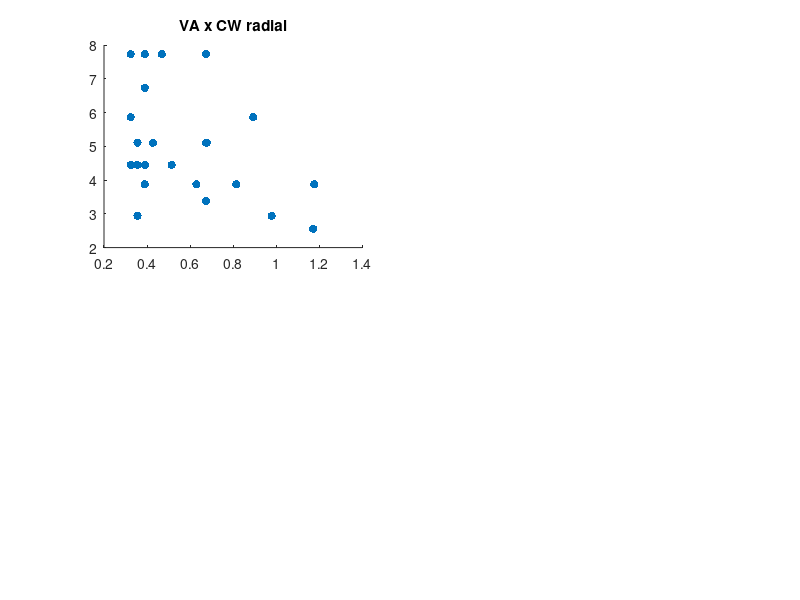

Here is the MATLAB script that generated this plot: (Note: this script raises an error after producing the figure.)
%FLAP VSS Analysis
%VA		Acc
%		RT
%Crowding	radial	Acc
%		RT
%	tangential	Acc
%		RT
%Attention	short	Acc
%		RT
%	long	Acc
%		RT

% Overall scores
% VA
% cw_rad
% cw_tan
% attshortCueRT
% attshortUncueRT
% attshortCueperc
% attshortUncuePerc
% attlongCueRT
% attlongUncueRT
% attlongCueperc
% attlongUncuePerc
close all
clear all

load FLAP_updated_2022.mat
% theNames=['CC'
% 'CL'
% 'DB'
% 'JC'
% 'KP'
% 'AC'
% 'AK'
% 'AM'
% 'HM'
% 'JH'
% 'MG'
% 'GS'
% 'HF'
% 'JK'
% 'JO'
% 'JV'
% 'VH'
% 'AD'
% 'EC'
% 'KG'
% 'KMV'
% 'PS'
% 'RAC'];

VA_ovr=general_thresh(1,:);

CW_rad_ovr=general_thresh(2,:);
CW_tan_ovr=general_thresh(3,:);
short_cueRT=general_thresh(4,:)-general_thresh(5,:);
short_cueAC=general_thresh(6,:)-general_thresh(7,:);
long_cueRT=general_thresh(8,:)-general_thresh(9,:);
long_cueAC=general_thresh(10,:)-general_thresh(11,:);


VA_acc=overall_score_uab(1:10:end,:);
VA_RT=overall_score_uab(2:10:end,:);
CW_rad_acc=overall_score_uab(3:10:end,:);
CW_rad_RT=overall_score_uab(4:10:end,:);
CW_tan_acc=overall_score_uab(5:10:end,:);
CW_tan_RT=overall_score_uab(6:10:end,:);
Att_short_acc=overall_score_uab(7:10:end,:);
Att_short_RT=overall_score_uab(8:10:end,:);
Att_long_acc=overall_score_uab(9:10:end,:);
Att_long_RT=overall_score_uab(10:10:end,:);

totVA_acc=VA_acc(:);
totCW_rad_acc=CW_rad_acc(:);
totCW_tan_acc=CW_tan_acc(:);


% [r,p]=corrcoef(totVA_acc,totCW_rad_acc)
% [r,p]=corrcoef(totVA_acc,totCW_tan_acc)
% 
% [r,p]=corrcoef(totCW_tan_acc,totCW_rad_acc)
% 
% dedata=[totCW_tan_acc,totCW_rad_acc,totVA_acc];
% [r,p]=corrcoef(dedata)


%% non-PRL specific analysis
figure
subplot(2,2,1)
scatter(VA_ovr,CW_rad_ovr, 'filled')
title('VA x CW radial')
h1 = lsline;
h1.Color = 'r';
[r,p]=corrcoef(VA_ovr,CW_rad_ovr);
erre=num2str(r(2));
pp=num2str(p(2));
hold on
text(max(VA_ovr)*0.8,max(CW_rad_ovr)*0.8, ['R = ' erre(1:5)] ) ;
text(max(VA_ovr)*0.8,max(CW_rad_ovr)*0.75, ['p = ' pp(1:5)] ) ;

xlabel('VA dva')
ylabel('CW radial dva')

subplot(2,2,2)
scatter(VA_ovr,CW_tan_ovr, 'filled')
title('VA x CW tangential')
h1 = lsline;
h1.Color = 'r';
[r,p]=corrcoef(VA_ovr,CW_tan_ovr);
erre=num2str(r(2));
pp=num2str(p(2));
hold on
text(max(VA_ovr)*0.8,max(CW_tan_ovr)*0.8, ['R = ' erre(1:5)] ) ;
text(max(VA_ovr)*0.8,max(CW_tan_ovr)*0.75, ['p = ' pp(1:5)] ) ;
xlabel('VA dva')
ylabel('CW tangential dva')

subplot(2,2,3)
scatter(CW_rad_ovr,CW_tan_ovr, 'filled')
title('CW radial x CW tangential')
h1 = lsline;
h1.Color = 'r';
[r,p]=corrcoef(CW_rad_ovr,CW_tan_ovr);
erre=num2str(r(2));
pp=num2str(p(2));
hold on
text(max(CW_rad_ovr)*0.8,max(CW_tan_ovr)*0.8, ['R = ' erre(1:5)] ) ;
%text(max(CW_rad_ovr)*0.8,max(CW_tan_ovr)*0.7, ['p = ' pp(1:5)] ) ;
text(max(CW_rad_ovr)*0.8,max(CW_tan_ovr)*0.7, 'p < 0.001 ' ) ;

xlabel('CW radial dva')
ylabel('CW tangential dva')

print('Flap pilot VAxCrowdingUABupdated', '-dpng', '-r300'); %<-Save as PNG with 300 DPI


figure
subplot(2,2,3)
scatter(VA_ovr,short_cueRT, 'filled')
title('VA x short cue RT')
h1 = lsline;
h1.Color = 'r';
[r,p]=corrcoef(VA_ovr,short_cueRT);
erre=num2str(r(2));
pp=num2str(p(2));
hold on
text(max(VA_ovr)*0.8,max(short_cueRT)*0.8, ['R = ' erre(1:5)] ) ;
text(max(VA_ovr)*0.8,max(short_cueRT)*0.6, ['p = ' pp(1:5)] ) ;

xlabel('VA dva')
ylabel('Att RT (cued-uncued)')

subplot(2,2,4)
scatter(VA_ovr,long_cueRT, 'filled')
title('VA x long cue RT')
h1 = lsline;
h1.Color = 'r';
[r,p]=corrcoef(VA_ovr,long_cueRT);
erre=num2str(r(2));
pp=num2str(p(2));
hold on
text(max(VA_ovr)*0.8,max(long_cueRT)*0.8, ['R = ' erre(1:5)] ) ;
text(max(VA_ovr)*0.8,max(long_cueRT)*0.6, ['p = ' pp(1:5)] ) ;

xlabel('VA dva')
ylabel('Att RT (cued-uncued)')

subplot(2,2,1)
scatter(VA_ovr,short_cueAC, 'filled')
title('VA x short cue accuracy')
h1 = lsline;
h1.Color = 'r';
[r,p]=corrcoef(VA_ovr,short_cueAC);
erre=num2str(r(2));
pp=num2str(p(2));
hold on
text(max(VA_ovr)*0.8,max(short_cueAC)*0.8, ['R = ' erre(1:5)] ) ;
text(max(VA_ovr)*0.8,max(short_cueAC)*0.7, ['p = ' pp(1:5)] ) ;
%xlim([0 1])

xlabel('VA dva')
ylabel('Att accuracy (uncued-cued)')

subplot(2,2,2)
scatter(VA_ovr,long_cueAC, 'filled')
title('VA x long cue accuracy')
h1 = lsline;
h1.Color = 'r';
[r,p]=corrcoef(VA_ovr,long_cueAC);
erre=num2str(r(2));
pp=num2str(p(2));
hold on
text(max(VA_ovr)*0.8,max(long_cueAC)*0.8, ['R = ' erre(1:5)] ) ;
text(max(VA_ovr)*0.8,max(long_cueAC)*0.6, ['p = ' pp(1:5)] ) ;
%xlim([0 1])
xlabel('VA dva')
ylabel('Att accuracy (uncued-cued)')

print('Flap pilot VA-attUABupdated', '-dpng', '-r300'); %<-Save as PNG with 300 DPI


figure
subplot(2,2,3)
scatter(CW_rad_ovr,short_cueRT, 'filled')
title('CW rad x short cue RT')
h1 = lsline;
h1.Color = 'r';
[r,p]=corrcoef(CW_rad_ovr,short_cueRT);
erre=num2str(r(2));
pp=num2str(p(2));
hold on
text(max(CW_rad_ovr)*0.8,max(short_cueRT)*0.8, ['R = ' erre(1:5)] ) ;
text(max(CW_rad_ovr)*0.8,max(short_cueRT)*0.6, ['p = ' pp(1:5)] ) ;

xlabel('CW radial dva')
ylabel('Att RT (cued-uncued)')

subplot(2,2,4)
scatter(CW_rad_ovr,long_cueRT, 'filled')
title('CW rad x long cue RT')
h1 = lsline;
h1.Color = 'r';
[r,p]=corrcoef(CW_rad_ovr,long_cueRT);
erre=num2str(r(2));
pp=num2str(p(2));
hold on
text(max(CW_rad_ovr)*0.8,max(long_cueRT)*0.8, ['R = ' erre(1:5)] ) ;
text(max(CW_rad_ovr)*0.8,max(long_cueRT)*0.6, ['p = ' pp(1:5)] ) ;

xlabel('CW radial dva')
ylabel('Att RT (cued-uncued)')

subplot(2,2,1)
scatter(CW_rad_ovr,short_cueAC, 'filled')
title('CW rad x short cue accuracy')
h1 = lsline;
h1.Color = 'r';
[r,p]=corrcoef(CW_rad_ovr,short_cueAC);
erre=num2str(r(2));
pp=num2str(p(2));
hold on
text(max(CW_rad_ovr)*0.8,max(short_cueAC)*0.8, ['R = ' erre(1:5)] ) ;
text(max(CW_rad_ovr)*0.8,max(short_cueAC)*0.7, ['p = ' pp(1:5)] ) ;
%xlim([0 1])

xlabel('CW radial dva')
ylabel('Att accuracy (uncued-cued)')

subplot(2,2,2)
scatter(CW_rad_ovr,long_cueAC, 'filled')
title('CW rad x long cue accuracy')
h1 = lsline;
h1.Color = 'r';
[r,p]=corrcoef(CW_rad_ovr,long_cueAC);
erre=num2str(r(2));
pp=num2str(p(2));
hold on
text(max(CW_rad_ovr)*0.8,max(long_cueAC)*0.8, ['R = ' erre(1:5)] ) ;
text(max(CW_rad_ovr)*0.8,max(long_cueAC)*0.6, ['p = ' pp(1:5)] ) ;
%xlim([0 1])
xlabel('CW radial dva')
ylabel('Att accuracy (uncued-cued)')

print('Flap pilot CW rad-attAUBupdated', '-dpng', '-r300'); %<-Save as PNG with 300 DPI



figure
subplot(2,2,3)
scatter(CW_tan_ovr,short_cueRT, 'filled')
title('CW tan x short cue RT')
h1 = lsline;
h1.Color = 'r';
[r,p]=corrcoef(CW_tan_ovr,short_cueRT);
erre=num2str(r(2));
pp=num2str(p(2));
hold on
text(max(CW_tan_ovr)*0.8,max(short_cueRT)*0.8, ['R = ' erre(1:5)] ) ;
text(max(CW_tan_ovr)*0.8,max(short_cueRT)*0.6, ['p = ' pp(1:5)] ) ;

xlabel('CW tangential dva')
ylabel('Att RT (cued-uncued)')

subplot(2,2,4)
scatter(CW_tan_ovr,long_cueRT, 'filled')
title('CW tan x long cue RT')
h1 = lsline;
h1.Color = 'r';
[r,p]=corrcoef(CW_tan_ovr,long_cueRT);
erre=num2str(r(2));
pp=num2str(p(2));
hold on
text(max(CW_tan_ovr)*0.8,max(long_cueRT)*0.8, ['R = ' erre(1:5)] ) ;
text(max(CW_tan_ovr)*0.8,max(long_cueRT)*0.6, ['p = ' pp(1:5)] ) ;

xlabel('CW tangential dva')
ylabel('Att RT (cued-uncued)')

subplot(2,2,1)
scatter(CW_tan_ovr,short_cueAC, 'filled')
title('CW tan x short cue accuracy')
h1 = lsline;
h1.Color = 'r';
[r,p]=corrcoef(CW_tan_ovr,short_cueAC);
erre=num2str(r(2));
pp=num2str(p(2));
hold on
text(max(CW_tan_ovr)*0.8,max(short_cueAC)*0.8, ['R = ' erre(1:5)] ) ;
text(max(CW_tan_ovr)*0.8,max(short_cueAC)*0.7, ['p = ' pp(1:5)] ) ;
%xlim([0 1])

xlabel('CW tangential dva')
ylabel('Att accuracy (uncued-cued)')

subplot(2,2,2)
scatter(CW_tan_ovr,long_cueAC, 'filled')
title('CW rad x long cue accuracy')
h1 = lsline;
h1.Color = 'r';
[r,p]=corrcoef(CW_tan_ovr,long_cueAC);
erre=num2str(r(2));
pp=num2str(p(2));
hold on
text(max(CW_tan_ovr)*0.8,max(long_cueAC)*0.8, ['R = ' erre(1:5)] ) ;
text(max(CW_tan_ovr)*0.8,max(long_cueAC)*0.6, ['p = ' pp(1:5)] ) ;
%xlim([0 1])
xlabel('CW tangential dva')
ylabel('Att accuracy (uncued-cued)')

print('Flap pilot CW tan-attUABupdated', '-dpng', '-r300'); %<-Save as PNG with 300 DPI



crowding_ratio=CW_tan_ovr./CW_rad_ovr;

figure
subplot(2,2,3)

scatter(crowding_ratio,short_cueRT, 'filled')
title('CW ratio x short cue RT')
h1 = lsline;
h1.Color = 'r';
[r,p]=corrcoef(crowding_ratio,short_cueRT);
erre=num2str(r(2));
pp=num2str(p(2));
hold on
text(max(crowding_ratio)*0.8,max(short_cueRT)*0.8, ['R = ' erre(1:5)] ) ;
text(max(crowding_ratio)*0.8,max(short_cueRT)*0.6, ['p = ' pp(1:5)] ) ;

xlabel('CW ratio dva')
ylabel('Att RT (cued-uncued)')

subplot(2,2,4)
scatter(crowding_ratio,long_cueRT, 'filled')
title('CW ratio x long cue RT')
h1 = lsline;
h1.Color = 'r';
[r,p]=corrcoef(crowding_ratio,long_cueRT);
erre=num2str(r(2));
pp=num2str(p(2));
hold on
text(max(crowding_ratio)*0.8,max(long_cueRT)*0.8, ['R = ' erre(1:5)] ) ;
text(max(crowding_ratio)*0.8,max(long_cueRT)*0.6, ['p = ' pp(1:5)] ) ;

xlabel('CW ratio dva')
ylabel('Att RT (cued-uncued)')

subplot(2,2,1)
scatter(crowding_ratio,short_cueAC, 'filled')
title('CW ratio x short cue accuracy')
h1 = lsline;
h1.Color = 'r';
[r,p]=corrcoef(crowding_ratio,short_cueAC);
erre=num2str(r(2));
pp=num2str(p(2));
hold on
text(max(crowding_ratio)*0.8,max(short_cueAC)*0.8, ['R = ' erre(1:5)] ) ;
text(max(crowding_ratio)*0.8,max(short_cueAC)*0.7, ['p = ' pp(1:5)] ) ;
%xlim([0 1])

xlabel('CW ratio dva')
ylabel('Att accuracy (uncued-cued)')

subplot(2,2,2)
scatter(crowding_ratio,long_cueAC, 'filled')
title('CW ratio x long cue accuracy')
h1 = lsline;
h1.Color = 'r';
[r,p]=corrcoef(crowding_ratio,long_cueAC);
erre=num2str(r(2));
pp=num2str(p(2));
hold on
text(max(crowding_ratio)*0.8,max(long_cueAC)*0.8, ['R = ' erre(1:5)] ) ;
text(max(crowding_ratio)*0.8,max(long_cueAC)*0.6, ['p = ' pp(1:5)] ) ;
%xlim([0 1])
xlabel('CW ratio dva')
ylabel('Att accuracy (uncued-cued)')

print('Flap pilot CW ratio x AttUABupdated', '-dpng', '-r300'); %<-Save as PNG with 300 DPI


crowding_area=CW_tan_ovr.*CW_rad_ovr.*pi;


figure
subplot(2,2,3)

scatter(crowding_area,short_cueRT, 'filled')
title('CW area x short cue RT')
h1 = lsline;
h1.Color = 'r';
[r,p]=corrcoef(crowding_area,short_cueRT);
erre=num2str(r(2));
pp=num2str(p(2));
hold on
text(max(crowding_area)*0.8,max(short_cueRT)*0.8, ['R = ' erre(1:5)] ) ;
text(max(crowding_area)*0.8,max(short_cueRT)*0.6, ['p = ' pp(1:5)] ) ;

xlabel('CW area dva')
ylabel('Att RT (cued-uncued)')

subplot(2,2,4)
scatter(crowding_area,long_cueRT, 'filled')
title('CW area x long cue RT')
h1 = lsline;
h1.Color = 'r';
[r,p]=corrcoef(crowding_area,long_cueRT);
erre=num2str(r(2));
pp=num2str(p(2));
hold on
text(max(crowding_area)*0.8,max(long_cueRT)*0.8, ['R = ' erre(1:5)] ) ;
text(max(crowding_area)*0.8,max(long_cueRT)*0.6, ['p = ' pp(1:5)] ) ;

xlabel('CW area dva')
ylabel('Att RT (cued-uncued)')

subplot(2,2,1)
scatter(crowding_area,short_cueAC, 'filled')
title('CW area x short cue accuracy')
h1 = lsline;
h1.Color = 'r';
[r,p]=corrcoef(crowding_area,short_cueAC);
erre=num2str(r(2));
pp=num2str(p(2));
hold on
text(max(crowding_area)*0.8,max(short_cueAC)*0.8, ['R = ' erre(1:5)] ) ;
text(max(crowding_area)*0.8,max(short_cueAC)*0.7, ['p = ' pp(1:5)] ) ;
%xlim([0 1])

xlabel('CW area dva')
ylabel('Att accuracy (cue-uncue)')

subplot(2,2,2)
scatter(crowding_area,long_cueAC, 'filled')
title('CW area x long cue accuracy')
h1 = lsline;
h1.Color = 'r';
[r,p]=corrcoef(crowding_area,long_cueAC);
erre=num2str(r(2));
pp=num2str(p(2));
hold on
text(max(crowding_area)*0.8,max(long_cueAC)*0.8, ['R = ' erre(1:5)] ) ;
text(max(crowding_area)*0.8,max(long_cueAC)*0.6, ['p = ' pp(1:5)] ) ;
%xlim([0 1])
xlabel('CW area dva')
ylabel('Att accuracy (cue-uncue)')

print('Flap pilot CW area x AttUABupdated', '-dpng', '-r300'); %<-Save as PNG with 300 DPI


figure
%subplot(2,1,1)
scatter(VA_ovr, crowding_ratio, 'filled')
title('VA x CW ratio')
h1 = lsline;
h1.Color = 'r';
[r,p]=corrcoef(VA_ovr, crowding_ratio);
erre=num2str(r(2));
pp=num2str(p(2));
hold on
text(max(VA_ovr)*0.8,max(crowding_ratio)*0.8, ['R = ' erre(1:5)] ) ;
text(max(VA_ovr)*0.8,max(crowding_ratio)*0.6, ['p = ' pp(1:5)] ) ;
%xlim([0 1])
ylabel('CW ratio dva')
xlabel('VA dva')

print('Flap pilot CW ratio x VAUABupdated', '-dpng', '-r300'); %<-Save as PNG with 300 DPI


figure
%subplot(2,1,1)
scatter(VA_ovr, crowding_area, 'filled')
title('VA x CW area')
h1 = lsline;
h1.Color = 'r';
[r,p]=corrcoef(VA_ovr, crowding_area);
erre=num2str(r(2));
pp=num2str(p(2));
hold on
text(max(VA_ovr)*0.8,max(crowding_area)*0.8, ['R = ' erre(1:5)] ) ;
text(max(VA_ovr)*0.8,max(crowding_area)*0.6, ['p = ' pp(1:5)] ) ;
%xlim([0 1])
ylabel('CW area dva')
xlabel('VA dva')

print('Flap pilot CW area x VAUABupdated', '-dpng', '-r300'); %<-Save as PNG with 300 DPI


average_VA=mean(general_thresh(1,:));
Average_CW_rad=mean(general_thresh(2,:));
Average_CW_tan=mean(general_thresh(3,:));



%% PRL-specific analysis

%VA
%figure
figure
subplot(2,1,1)
boxplot(VA_acc)
title ('VA accuracy x PRL')
xlabel('PRL')
ylabel('VA % acc')

subplot(2,1,2)
boxplot(VA_RT)
title ('VA RT x PRL')
xlabel('PRL')
ylabel('VA RT')


print('Flap pilot VA_PRLUABupdated', '-dpng', '-r300'); %<-Save as PNG with 300 DPI



     figure
     ui=ones(length(VA_acc),1);
     subplot(2,1,1)
violin(VA_acc,'x',[1 2 3 4], 'facecolor',[.4 .4 .4],'edgecolor','k', 'mc','k','medc','r--')
hold on
scatter(ui, VA_acc(:,1), 'k', 'filled')
hold on
scatter(ui+1, VA_acc(:,2), 'k', 'filled')
hold on
scatter(ui+2, VA_acc(:,3), 'k', 'filled')
hold on
scatter(ui+3, VA_acc(:,4), 'k', 'filled')


ylim([0 1.1])
xlim([0.1 4.95])
%ylim([-130 220])
hFig=findall(0,'type','figure');
hLeg=findobj(hFig(1,1),'type','legend');
set(hLeg,'visible','off')
%set(gca,'FontSize',30)
title (['VA PRL Accuracy'], 'fontsize', 22)
 ylabel(['% accuracy'], 'fontsize', 20);
set(gca,'XTick',[]);


 subplot(2,1,2)
 
 
 
 mean(VA_RT)
 
 

violin(VA_RT,'x',[1 2 3 4], 'facecolor',[.4 .4 .4],'edgecolor','k', 'mc','k','medc','r--')
hold on
scatter(ui, VA_RT(:,1), 'k', 'filled')
hold on
scatter(ui+1, VA_RT(:,2), 'k', 'filled')
hold on
scatter(ui+2, VA_RT(:,3), 'k', 'filled')
hold on
scatter(ui+3, VA_RT(:,4), 'k', 'filled')


ylim([0.2 1.1])
xlim([0.1 4.95])
%ylim([-130 220])
hFig=findall(0,'type','figure');
hLeg=findobj(hFig(1,1),'type','legend');
set(hLeg,'visible','off')
%set(gca,'FontSize',30)
title (['VA PRL RT'], 'fontsize', 22)
set(gca,'XTick',[]);
 ylabel(['Reaction time (s)'], 'fontsize', 20);
 
print('Flap pilot VA_PRLUAB_violinRTupdated', '-dpng', '-r300'); %<-Save as PNG with 300 DPI





%CW
figure
subplot(2,2,1)
boxplot(CW_rad_acc)
title ('CW radial accuracy x PRL')
xlabel('PRL')
ylabel('CW radial % acc')

subplot(2,2,2)
boxplot(CW_tan_acc)
title ('CW tangential accuracy x PRL')
xlabel('PRL')
ylabel('CW tan % acc')

subplot(2,2,3)
boxplot(CW_rad_RT)
title ('CW radial RT x PRL')
xlabel('PRL')
ylabel('CW radial RT')

subplot(2,2,4)
boxplot(CW_tan_RT)
title ('CW tangential RT x PRL')
xlabel('PRL')
ylabel('CW tangential RT')


print('Flap pilot CW_PRLUABupdated', '-dpng', '-r300'); %<-Save as PNG with 300 DPI


%Att
figure
subplot(2,2,1)
boxplot(Att_short_acc)
title ('Att short cue acc x PRL')
xlabel('PRL')
ylabel('cue-uncue % acc')

subplot(2,2,2)
boxplot(Att_long_acc)
title ('Att long cue acc x PRL')
xlabel('PRL')
ylabel('cue-uncue % acc')

subplot(2,2,3)
boxplot(Att_short_RT)
title ('Att short cue RT x PRL')
xlabel('PRL')
ylabel('RT (cue-uncue)')

subplot(2,2,4)
boxplot(Att_long_RT)
title ('Att long cue RT x PRL')
xlabel('PRL')
ylabel('RT (cue-uncue)')


print('Flap pilot Att_PRLUABupdated', '-dpng', '-r300'); %<-Save as PNG with 300 DPI

